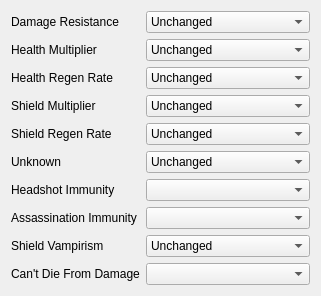
     <widget class="QWidget" name="PagePlayerTraitsTabDefense">
      <attribute name="title">
       <string>Defense</string>
      </attribute>
      <layout class="QGridLayout" name="gridLayout_10">
       <item row="6" column="0">
        <widget class="QLabel" name="labelHeadshotImmunity">
         <property name="text">
          <string>Headshot Immunity</string>
         </property>
         <property name="buddy">
          <cstring>fieldHeadshotImmunity</cstring>
         </property>
        </widget>
       </item>
       <item row="3" column="0">
        <widget class="QLabel" name="labelShieldMult">
         <property name="text">
          <string>Shield Multiplier</string>
         </property>
         <property name="buddy">
          <cstring>fieldShieldMult</cstring>
         </property>
        </widget>
       </item>
       <item row="2" column="0">
        <widget class="QLabel" name="labelHealthRegenRate">
         <property name="text">
          <string>Health Regen Rate</string>
         </property>
         <property name="buddy">
          <cstring>fieldHealthRegenRate</cstring>
         </property>
        </widget>
       </item>
       <item row="9" column="0">
        <widget class="QLabel" name="labelCannotDieFromDamage">
         <property name="text">
          <string>Can't Die From Damage</string>
         </property>
         <property name="buddy">
          <cstring>fieldCannotDieFromDamage</cstring>
         </property>
        </widget>
       </item>
       <item row="1" column="0">
        <widget class="QLabel" name="labelHealthMult">
         <property name="text">
          <string>Health Multiplier</string>
         </property>
         <property name="buddy">
          <cstring>fieldHealthMult</cstring>
         </property>
        </widget>
       </item>
       <item row="4" column="0">
        <widget class="QLabel" name="labelShieldRegenRate">
         <property name="text">
          <string>Shield Regen Rate</string>
         </property>
         <property name="buddy">
          <cstring>fieldShieldRegenRate</cstring>
         </property>
        </widget>
       </item>
       <item row="5" column="0">
        <widget class="QLabel" name="labelShieldRegenDelay">
         <property name="text">
          <string>Unknown</string>
         </property>
         <property name="buddy">
          <cstring>fieldShieldRegenDelay</cstring>
         </property>
        </widget>
       </item>
       <item row="0" column="1">
        <widget class="QComboBox" name="fieldDamageResist">
         <property name="layoutDirection">
          <enum>Qt::LeftToRight</enum>
         </property>
         <item>
          <property name="text">
           <string comment="Player Damage Resistance">Unchanged</string>
          </property>
         </item>
         <item>
          <property name="text">
           <string comment="Player Damage Resistance">10%</string>
          </property>
         </item>
         <item>
          <property name="text">
           <string comment="Player Damage Resistance">50%</string>
          </property>
         </item>
         <item>
          <property name="text">
           <string comment="Player Damage Resistance">90%</string>
          </property>
         </item>
         <item>
          <property name="text">
           <string comment="Player Damage Resistance">100%</string>
          </property>
         </item>
         <item>
          <property name="text">
           <string comment="Player Damage Resistance">110%</string>
          </property>
         </item>
         <item>
          <property name="text">
           <string comment="Player Damage Resistance">150%</string>
          </property>
         </item>
         <item>
          <property name="text">
           <string comment="Player Damage Resistance">200%</string>
          </property>
         </item>
         <item>
          <property name="text">
           <string comment="Player Damage Resistance">300%</string>
          </property>
         </item>
         <item>
          <property name="text">
           <string comment="Player Damage Resistance">500%</string>
          </property>
         </item>
         <item>
          <property name="text">
           <string comment="Player Damage Resistance">1000%</string>
          </property>
         </item>
         <item>
          <property name="text">
           <string comment="Player Damage Resistance">2000%</string>
          </property>
         </item>
         <item>
          <property name="text">
           <string comment="Player Damage Resistance">Invulnerable</string>
          </property>
         </item>
        </widget>
       </item>
       <item row="7" column="0">
        <widget class="QLabel" name="labelAssassinationImmunity">
         <property name="text">
          <string>Assassination Immunity</string>
         </property>
         <property name="buddy">
          <cstring>fieldAssassinationImmunity</cstring>
         </property>
        </widget>
       </item>
       <item row="8" column="0">
        <widget class="QLabel" name="labelShieldVampirism">
         <property name="text">
          <string>Shield Vampirism</string>
         </property>
         <property name="buddy">
          <cstring>fieldShieldVampirism</cstring>
         </property>
        </widget>
       </item>
       <item row="0" column="0">
        <widget class="QLabel" name="labelDamageResist">
         <property name="text">
          <string>Damage Resistance</string>
         </property>
         <property name="buddy">
          <cstring>fieldDamageResist</cstring>
         </property>
        </widget>
       </item>
       <item row="10" column="0" colspan="2">
        <spacer name="verticalSpacer_9">
         <property name="orientation">
          <enum>Qt::Vertical</enum>
         </property>
         <property name="sizeHint" stdset="0">
          <size>
           <width>20</width>
           <height>0</height>
          </size>
         </property>
        </spacer>
       </item>
       <item row="1" column="1">
        <widget class="QComboBox" name="fieldHealthMult">
         <item>
          <property name="text">
           <string>Unchanged</string>
          </property>
         </item>
         <item>
          <property name="text">
           <string>Unknown 1</string>
          </property>
         </item>
         <item>
          <property name="text">
           <string>Unknown 2</string>
          </property>
         </item>
         <item>
          <property name="text">
           <string>Unknown 3</string>
          </property>
         </item>
         <item>
          <property name="text">
           <string>Unknown 4</string>
          </property>
         </item>
         <item>
          <property name="text">
           <string>Unknown 5</string>
          </property>
         </item>
         <item>
          <property name="text">
           <string>Unknown 6</string>
          </property>
         </item>
         <item>
          <property name="text">
           <string>Unknown 7</string>
          </property>
         </item>
        </widget>
       </item>
       <item row="2" column="1">
        <widget class="QComboBox" name="fieldHealthRegenRate">
         <item>
          <property name="text">
           <string>Unchanged</string>
          </property>
         </item>
         <item>
          <property name="text">
           <string>Unknown 1</string>
          </property>
         </item>
         <item>
          <property name="text">
           <string>Unknown 2</string>
          </property>
         </item>
         <item>
          <property name="text">
           <string>Unknown 3</string>
          </property>
         </item>
         <item>
          <property name="text">
           <string>0%</string>
          </property>
         </item>
         <item>
          <property name="text">
           <string>50%</string>
          </property>
         </item>
         <item>
          <property name="text">
           <string>90%</string>
          </property>
         </item>
         <item>
          <property name="text">
           <string>100%</string>
          </property>
         </item>
         <item>
          <property name="text">
           <string>110%</string>
          </property>
         </item>
         <item>
          <property name="text">
           <string>200%</string>
          </property>
         </item>
        </widget>
       </item>
       <item row="3" column="1">
        <widget class="QComboBox" name="fieldShieldMult">
         <item>
          <property name="text">
           <string>Unchanged</string>
          </property>
         </item>
         <item>
          <property name="text">
           <string>0%</string>
          </property>
         </item>
         <item>
          <property name="text">
           <string>100%</string>
          </property>
         </item>
         <item>
          <property name="text">
           <string>150% (1.5x Overshields)</string>
          </property>
         </item>
         <item>
          <property name="text">
           <string>200% (2x Overshields)</string>
          </property>
         </item>
         <item>
          <property name="text">
           <string>300% (3x Overshields)</string>
          </property>
         </item>
         <item>
          <property name="text">
           <string>400% (4x Overshields)</string>
          </property>
         </item>
        </widget>
       </item>
       <item row="4" column="1">
        <widget class="QComboBox" name="fieldShieldRegenRate">
         <item>
          <property name="text">
           <string>Unchanged</string>
          </property>
         </item>
         <item>
          <property name="text">
           <string>Drain (12 sec)</string>
          </property>
         </item>
         <item>
          <property name="text">
           <string>Drain (30 sec)</string>
          </property>
         </item>
         <item>
          <property name="text">
           <string>Drain (60 sec)</string>
          </property>
         </item>
         <item>
          <property name="text">
           <string>0%</string>
          </property>
         </item>
         <item>
          <property name="text">
           <string>10%</string>
          </property>
         </item>
         <item>
          <property name="text">
           <string>25%</string>
          </property>
         </item>
         <item>
          <property name="text">
           <string>50%</string>
          </property>
         </item>
         <item>
          <property name="text">
           <string>75%</string>
          </property>
         </item>
         <item>
          <property name="text">
           <string>100%</string>
          </property>
         </item>
         <item>
          <property name="text">
           <string>110%</string>
          </property>
         </item>
         <item>
          <property name="text">
           <string>125%</string>
          </property>
         </item>
         <item>
          <property name="text">
           <string>150%</string>
          </property>
         </item>
         <item>
          <property name="text">
           <string>200%</string>
          </property>
         </item>
        </widget>
       </item>
       <item row="5" column="1">
        <widget class="QComboBox" name="fieldShieldRegenDelay">
         <item>
          <property name="text">
           <string>Unchanged</string>
          </property>
         </item>
         <item>
          <property name="text">
           <string>Unknown 1</string>
          </property>
         </item>
         <item>
          <property name="text">
           <string>Unknown 2</string>
          </property>
         </item>
         <item>
          <property name="text">
           <string>Unknown 3</string>
          </property>
         </item>
         <item>
          <property name="text">
           <string>Unknown 4</string>
          </property>
         </item>
         <item>
          <property name="text">
           <string>Unknown 5</string>
          </property>
         </item>
         <item>
          <property name="text">
           <string>Unknown 6</string>
          </property>
         </item>
         <item>
          <property name="text">
           <string>Unknown 7</string>
          </property>
         </item>
         <item>
          <property name="text">
           <string>Unknown 8</string>
          </property>
         </item>
         <item>
          <property name="text">
           <string>Unknown 9</string>
          </property>
         </item>
         <item>
          <property name="text">
           <string>Unknown 10</string>
          </property>
         </item>
         <item>
          <property name="text">
           <string>Unknown 11</string>
          </property>
         </item>
         <item>
          <property name="text">
           <string>Unknown 12</string>
          </property>
         </item>
         <item>
          <property name="text">
           <string>Unknown 13</string>
          </property>
         </item>
         <item>
          <property name="text">
           <string>Unknown 14</string>
          </property>
         </item>
         <item>
          <property name="text">
           <string>Unknown 15</string>
          </property>
         </item>
        </widget>
       </item>
       <item row="6" column="1">
        <widget class="PlayerTraitBooleanCombobox" name="fieldHeadshotImmunity"/>
       </item>
       <item row="7" column="1">
        <widget class="PlayerTraitBooleanCombobox" name="fieldAssassinationImmunity"/>
       </item>
       <item row="8" column="1">
        <widget class="QComboBox" name="fieldShieldVampirism">
         <item>
          <property name="text">
           <string>Unchanged</string>
          </property>
         </item>
         <item>
          <property name="text">
           <string>Unknown 1</string>
          </property>
         </item>
         <item>
          <property name="text">
           <string>Unknown 2</string>
          </property>
         </item>
         <item>
          <property name="text">
           <string>Unknown 3</string>
          </property>
         </item>
         <item>
          <property name="text">
           <string>Unknown 4</string>
          </property>
         </item>
         <item>
          <property name="text">
           <string>Unknown 5</string>
          </property>
         </item>
         <item>
          <property name="text">
           <string>Unknown 6</string>
          </property>
         </item>
         <item>
          <property name="text">
           <string>Unknown 7</string>
          </property>
         </item>
        </widget>
       </item>
       <item row="9" column="1">
        <widget class="PlayerTraitBooleanCombobox" name="fieldCannotDieFromDamage">
         <property name="toolTip">
          <string>If enabled, you cannot die from taking damage or from having your vehicle destroyed; however, level boundaries can still kill you.</string>
         </property>
        </widget>
       </item>
      </layout>
     </widget>
